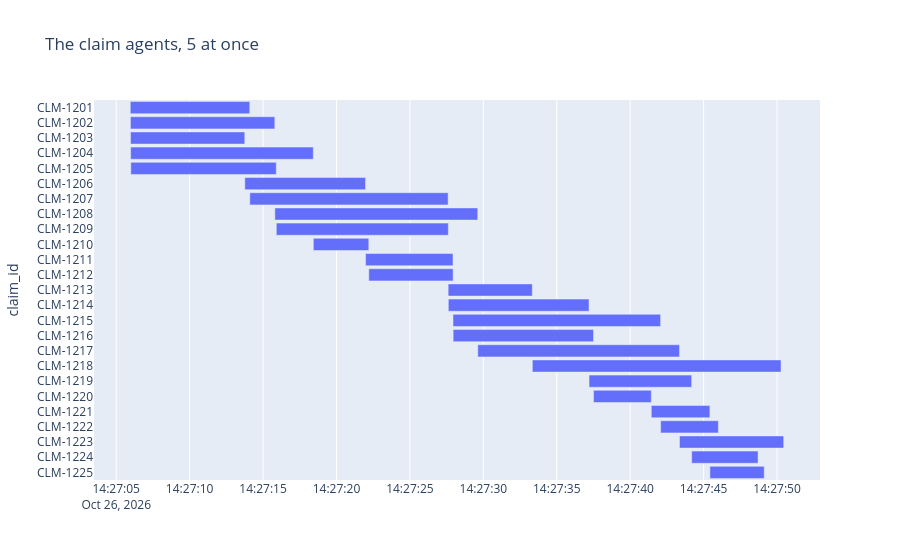

Source (notebook cell):
### Code cell
show_timeline(swarm_of_5, "The claim agents, 5 at once")

### Figure 1 — Plotly figure (JSON) as saved in the notebook; plotly's stock layout.template omitted (floating-point values rounded to 4 significant figures)
{"data": [{"base": ["2026-10-26T14:27:05.959651", "2026-10-26T14:27:05.969187", "2026-10-26T14:27:05.978219", "2026-10-26T14:27:05.984228", "2026-10-26T14:27:05.995272", "2026-10-26T14:27:13.757326", "2026-10-26T14:27:14.097445", "2026-10-26T14:27:15.803107", "2026-10-26T14:27:15.901158", "2026-10-26T14:27:18.423832", "2026-10-26T14:27:21.980772", "2026-10-26T14:27:22.200265", "2026-10-26T14:27:27.604311", "2026-10-26T14:27:27.615387", "2026-10-26T14:27:27.934093", "2026-10-26T14:27:27.943601", "2026-10-26T14:27:29.619912", "2026-10-26T14:27:33.335536", "2026-10-26T14:27:37.198310", "2026-10-26T14:27:37.505513", "2026-10-26T14:27:41.436407", "2026-10-26T14:27:42.071675", "2026-10-26T14:27:43.358189", "2026-10-26T14:27:44.187887", "2026-10-26T14:27:45.427653"], "hovertemplate": "started=%{base}<br>finished=%{x}<br>claim_id=%{y}<extra></extra>", "legendgroup": "", "marker": {"color": "#636efa", "pattern": {"shape": ""}}, "name": "", "orientation": "h", "showlegend": false, "textposition": "auto", "type": "bar", "x": [8136, 9831, 7777, 12438, 9905, 8222, 13504, 13815, 11713, 3776, 5952, 5743, 5729, 9581, 14135, 9560, 13738, 16935, 6988, 3929, 3990, 3931, 7094, 4518, 3699], "xaxis": "x", "y": ["CLM-1201", "CLM-1202", "CLM-1203", "CLM-1204", "CLM-1205", "CLM-1206", "CLM-1207", "CLM-1208", "CLM-1209", "CLM-1210", "CLM-1211", "CLM-1212", "CLM-1213", "CLM-1214", "CLM-1215", "CLM-1216", "CLM-1217", "CLM-1218", "CLM-1219", "CLM-1220", "CLM-1221", "CLM-1222", "CLM-1223", "CLM-1224", "CLM-1225"], "yaxis": "y"}], "layout": {"barmode": "overlay", "legend": {"tracegroupgap": 0}, "title": {"text": "The claim agents, 5 at once"}, "xaxis": {"anchor": "y", "domain": [0.0, 1.0], "type": "date"}, "yaxis": {"anchor": "x", "autorange": "reversed", "domain": [0.0, 1.0], "title": {"text": "claim_id"}}}}
